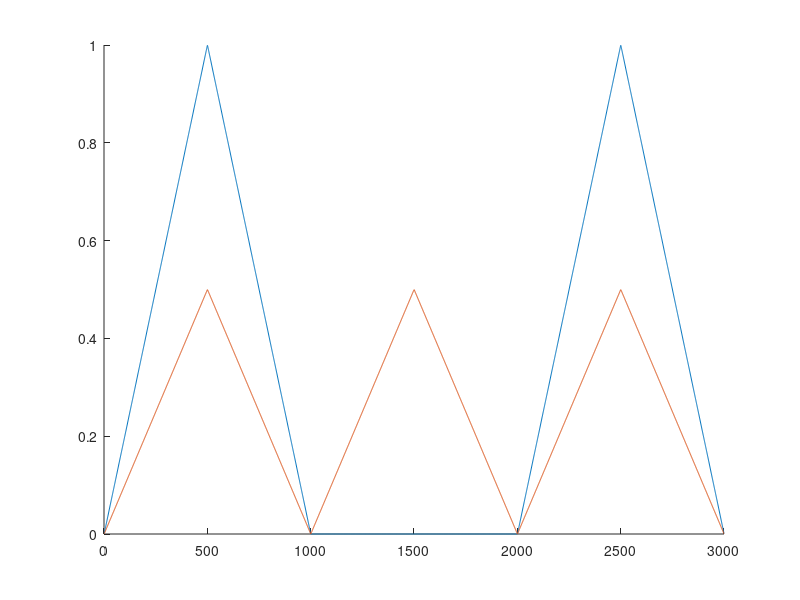

The MATLAB source for this figure: (Note: this script raises an error after producing the figure.)
clc;
clear;
close all;
Fs = 256;
N = 1000;
x = triang(N);
dsf = 2; %downsampling factor
x1 = [x; zeros(N * (dsf-1), 1); x]; %not downsampeld
x2 = repmat(x, [dsf+1, 1]) * 1/dsf;%downsampled

fig = figure();
hold on;
ax(1) = plot(x1);
ax(2) = plot(x2);
hold off;
plotline(ax, 2);
br = 25;
plotcolor(ax(1), 'green', 'brightness', br);
plotcolor(ax(2), 'purple', 'brightness', br);
xdiff = length(x1) * 0;
xlim([0-xdiff length(x1)+xdiff]);
ylim([0 1.5]);
xticks([]);
yticks([]);
figsize(fig, 'u');
%% Save image
location = GetPath2Images() + mfilename;
extension = "png";
SaveImage(fig, location, extension);
% close all;
